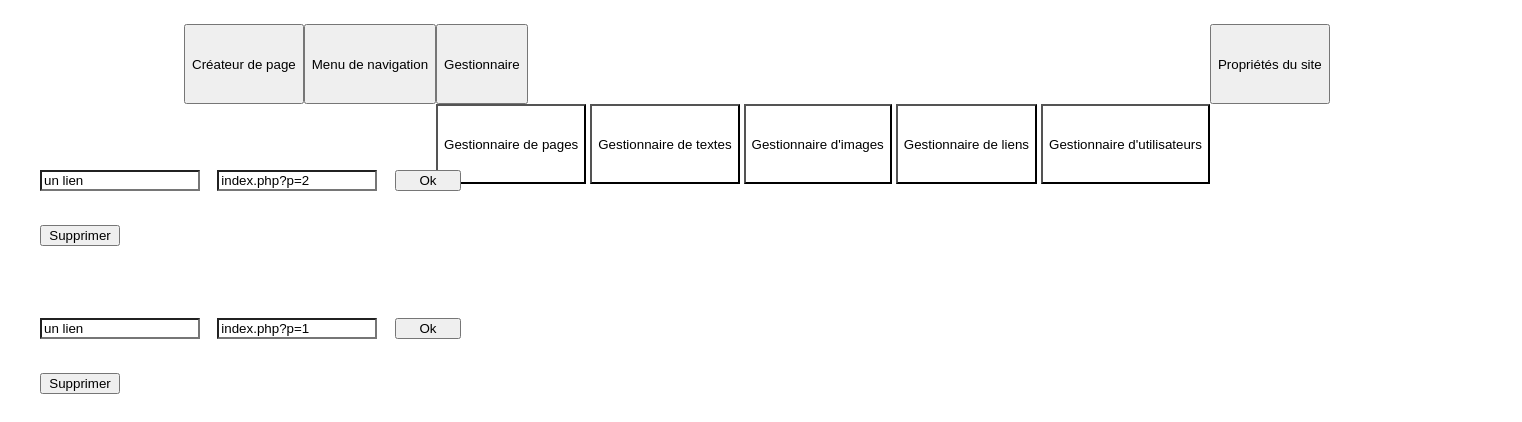
Page /editor/lienmanager.php on the earlier database version.
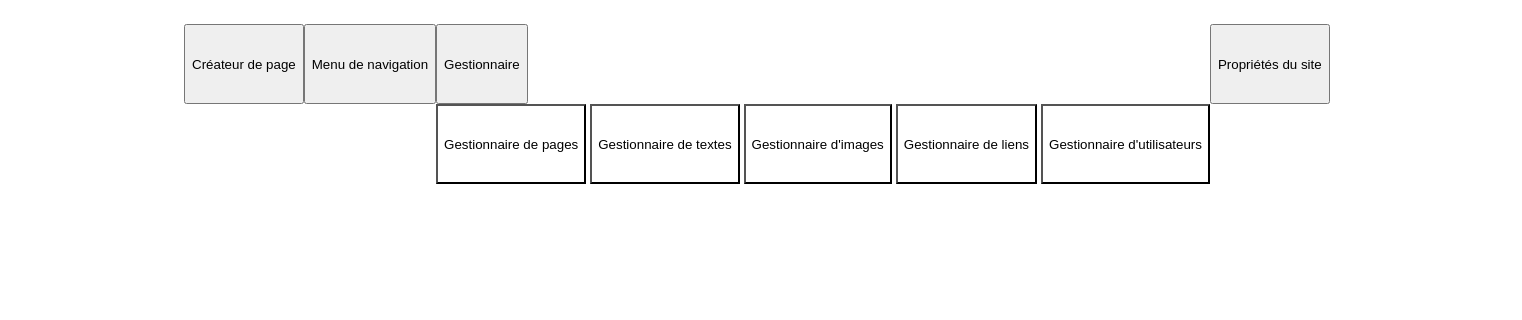
Same page on the later database version.
### tables this page shows
CREATE TABLE IF NOT EXISTS `colums` (
  `id` int(10) UNSIGNED NOT NULL AUTO_INCREMENT,
  `type` text NOT NULL,
  `titre` text NOT NULL,
  PRIMARY KEY (`id`)
);

CREATE TABLE IF NOT EXISTS `liens` (
  `id` int(10) UNSIGNED NOT NULL AUTO_INCREMENT,
  `nom` mediumtext NOT NULL,
  `lien` varchar(200) NOT NULL,
  PRIMARY KEY (`id`)
);

### editor/lienmanager.php (the view, shortened to what this page needs)
<?php
    $req ="SELECT count(*) as 'nbr' FROM `liens`";
    $res = mysqli_fetch_array(mysqli_query($BDD,$req),MYSQLI_ASSOC);
?>
<?php include("editor/php/EditorHeader.php") ?>
<div class="container">
    <div class="row Pageaff">
        <?php
            if($res["nbr"] != 0){
                $req = "SELECT * FROM `colums` WHERE `type`='l'";
                $res = mysqli_query($BDD,$req);
                while($col = mysqli_fetch_array($res,MYSQLI_ASSOC)){
                    $req = "SELECT T.`nom`,T.`id`,T.`lien` FROM `liens` T INNER JOIN `colum_lien` ct ON T.`id` = ct.`id_lien`  WHERE ct.`id_colum` = ' " . $col["id"] . " ' ";
                    $nom = mysqli_fetch_array(mysqli_query($BDD,$req),MYSQLI_ASSOC);
        ?>
            <div class="col-md-4">
                <div class="vignet">
                    <div class="row">
                        <form method="post">
                            <input class="webLink EditBtnVBig EditField" name="lienTitre" type="text" value="<?php echo $nom["nom"]?>">
                            <input class="webLink EditBtnVBig EditField" name="lienlien" type="text" value="<?php echo $nom["lien"]?>">
                            <input type="submit" name="SetTitle" class="webLink EditBtn" value="Ok">
                        </form>
                    </div>
                    <br>
                    <div class="row">
                        <form method="post" onSubmit="if(!confirm('Etes-vous certain de vouloir supprimer le nom ?')){return false;}">
                            <input class="webLink EditBtnBig" type="submit" value="Supprimer">
                        </form>
                    </div>
                </div>
            </div>
        <?php
                }
            }
        ?>
    </div>
</div>

### editor/php/EditorHeader.php (shortened to what this page needs)
<link rel="stylesheet" type="text/css" href="css\editorStyle.css">
<div class="headEdit">
    <div class="webContener">
            <div class="headEditContent">
                <div class="col-md-3"><button class='webLink fixedHeigth' onclick='window.location.href="index.php?p=editor"'>Créateur de page</button></div>
                <div class="col-md-3"><button class='webLink fixedHeigth' onclick='window.location.href="index.php?p=NavBarEdit"'>Menu de navigation</button></div>
                <div class="dropdown col-md-3 fixedHeigth">
                    <button class="webLink dropdown-toggle fixedHeigth" type="button" id="dropdownMenuButton" data-toggle="dropdown" aria-haspopup="true" aria-expanded="true">Gestionnaire</button>
                    <div class="dropdown-menu dropMenu" aria-labelledby="dropdownMenuButton">
                        <button class='webLink EditField fixedHeigth' onclick='window.location.href="index.php?p=pagemanager"'>Gestionnaire de pages</button>
                        <button class='webLink EditField fixedHeigth' onclick='window.location.href="index.php?p=textemanager"'>Gestionnaire de textes</button>
                        <button class='webLink EditField fixedHeigth' onclick='window.location.href="index.php?p=imagemanager"'>Gestionnaire d'images</button>
                        <button class='webLink EditField fixedHeigth' onclick='window.location.href="index.php?p=lienmanager"'>Gestionnaire de liens</button>
                        <button class='webLink EditField fixedHeigth' onclick='window.location.href="index.php?p=usermanager"'>Gestionnaire d'utilisateurs</button>
                    </div>
                </div>
                <div class="col-md-3"><button class='webLink fixedHeigth' onclick='window.location.href="index.php?p=properties"'>Propriétés du site</button></div>
            </div>
    </div>
</div>

### css/editorStyle.css (style rules this page uses)
.webContener { background-color:var(--ContainerColor); color:var(--texteColor); padding-top: 1em; width:100%; padding-bottom: 1em; }
.EditField { background-color: var(--ContainerColor); color:var(--texteColor); }
.fixedHeigth { height: 6em; }
.dropMenu { border-radius: 0%; background-color: var(--ContainerColor); }
.headEdit { width: 100%; padding-left: 10em; padding-right: 10em; }
.headEditContent { display: flex; padding-left:1em ; padding-right:1em ; }
::placeholder { color: var(--HeadAndFooter); opacity: 1; }
.EditBtn { width: 5em; margin-right: 1em; }
.EditBtnBig { width: 6em; margin-right: 1em; }
.EditBtnVBig { width: 12em; margin-right: 1em; }
.vignet { color:var(--texteColor); background-color:var(--ContainerColor); margin-bottom: 1.5em; padding: 1em; padding-left: 2em; padding-right: 2em; }
.Pageaff { margin-bottom: 4.5em; }

Differences in the rows shown:
removed colums: lienTitre "un lien", lienlien "index.php?p=2"
removed colums: lienTitre "un lien", lienlien "index.php?p=1"
